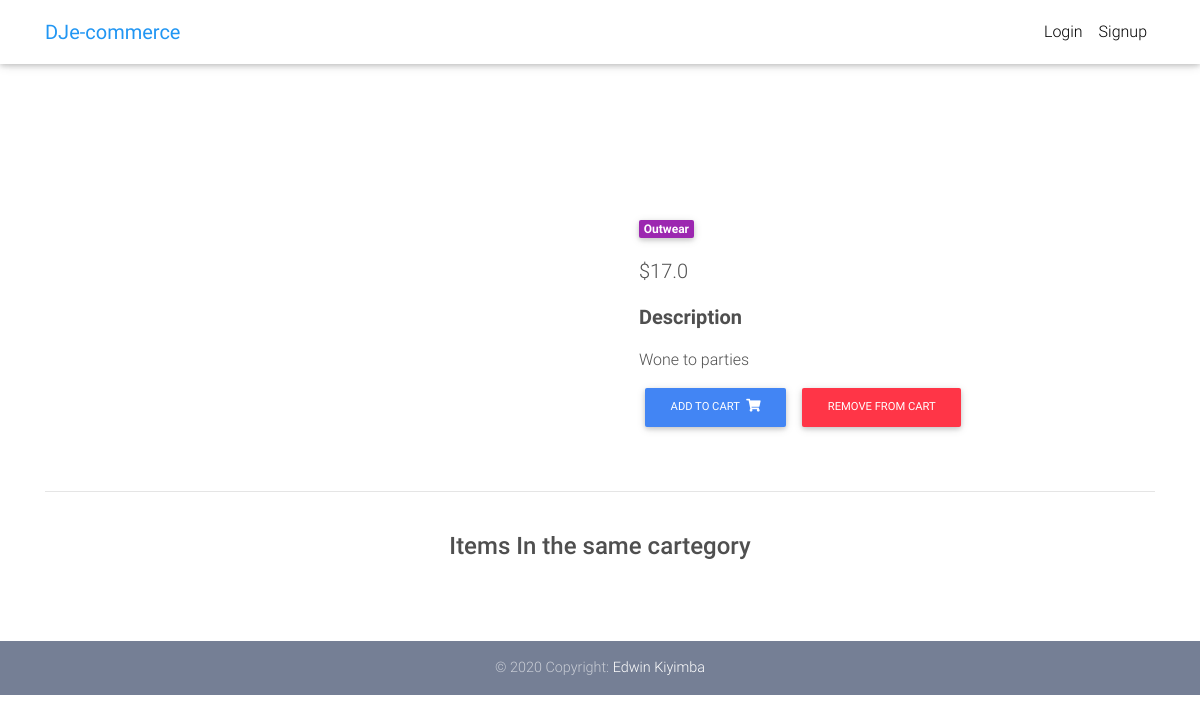
/product/book/, run on the app's committed database.
### core/models.py (models this page shows, shortened)
class Item(models.Model):
    title = models.CharField(max_length=100)
    price = models.FloatField()
    discount_price = models.FloatField(blank=True, null=True)
    category = models.CharField(choices=CATEGORY_CHOICES, max_length=2)
    label = models.CharField(choices=LABEL_CHOICES, max_length=1)
    slug = models.SlugField()
    description = models.TextField()
    image = models.ImageField()
    def get_add_to_cart_url(self):
        return reverse("core:add-to-cart", kwargs={
            'slug': self.slug
        })
    def get_remove_from_cart_url(self):
        return reverse("core:remove-from-cart", kwargs={
            'slug': self.slug
        })

### core/views.py (the view)
# urls.py: path('product/<slug>/', ItemDetailView.as_view(), name='product'),
class ItemDetailView(DetailView):
    model = Item
    template_name = "product.html"

### templates/product.html (shortened to what this page needs)
{% extends "base.html" %}
{% block content %}
<main class="mt-5 pt-4">
  <div class="container dark-grey-text mt-5">
    <div class="row wow fadeIn">
      <div class="col-md-6 mb-4">
      </div>
      <div class="col-md-6 mb-4">
        <div class="p-4">
          <div class="mb-3">
            <a href="">
              <span class="badge purple mr-1">{{ object.get_category_display }}</span>
            </a>
          </div>
          <p class="lead">
            {% if object.discount_price %}
            <span class="mr-1">
              <del>${{ object.price }}</del>
            </span>
            <span>${{ object.discount_price }}</span>
            {% else %}
            <span>${{ object.price }}</span>
            {% endif %}
          </p>
          <p class="lead font-weight-bold">Description</p>
          <p>{{ object.description }}</p>
          <a href="{{ object.get_add_to_cart_url }}" class="btn btn-primary btn-md my-0 p">
            Add to cart
            <i class="fas fa-shopping-cart ml-1"></i>
          </a>
          <a href="{{ object.get_remove_from_cart_url }}" class="btn btn-danger btn-md my-0 p">
            Remove from cart
          </a>
        </div>
      </div>
    </div>
    <hr>
    <div class="row d-flex justify-content-center wow fadeIn">
      <div class="col-md-6 text-center">
        <h4 class="my-4 h4">Items In the same cartegory</h4>
      </div>
    </div>
    <div class="row wow fadeIn">
      <div class="col-lg-4 col-md-12 mb-4">
      </div>
      <div class="col-lg-4 col-md-6 mb-4">
      </div>
      <div class="col-lg-4 col-md-6 mb-4">
      </div>
    </div>
  </div>
</main>
{% endblock content %}

### templates/base.html (style rules this page uses)
html, body, header, .carousel { height: 60vh; }

### data on the page
Item: category "Outwear", price "17.0", description "Wone to parties"
